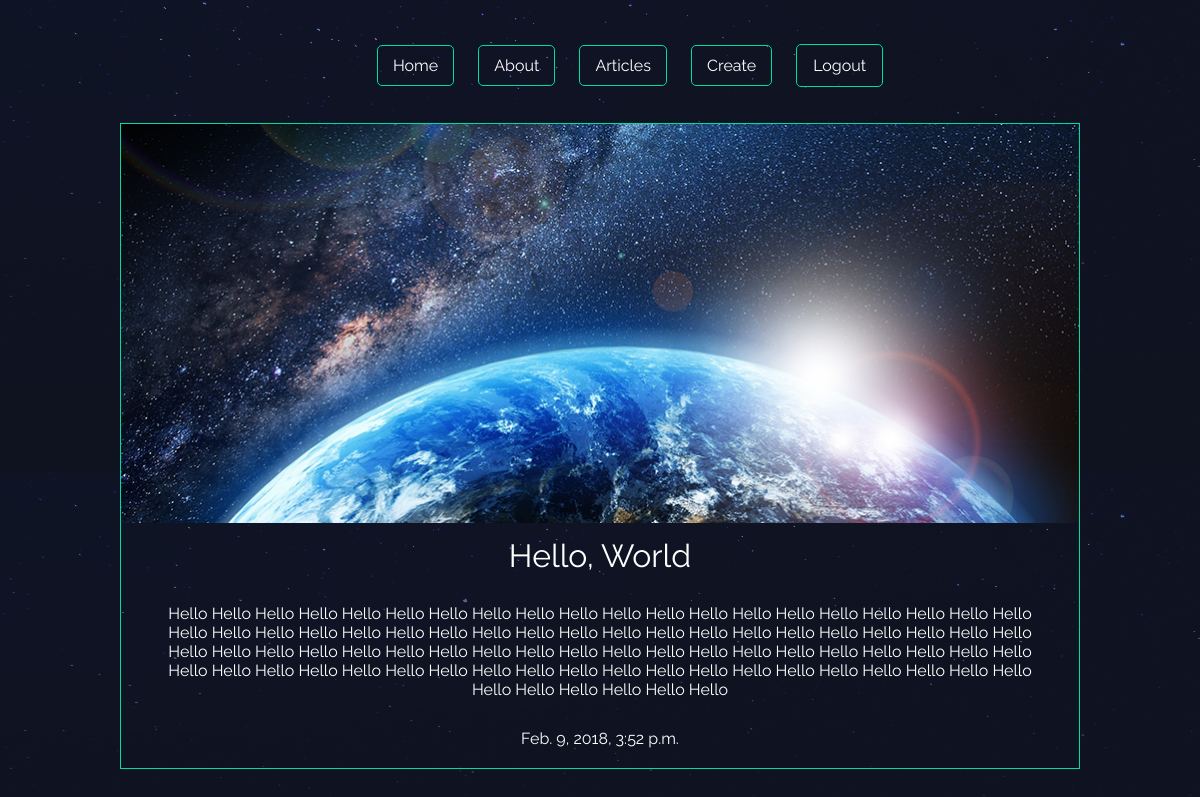
/articles/hello-world/ (signed in), run on the app's committed database.
### articles/models.py (models this page shows, shortened)
class Article(models.Model):  # Inheriting basic functionaliites
    title = models.CharField(max_length=100)
    slug = models.SlugField()
    body = models.TextField()
    date = models.DateTimeField(auto_now_add=True)
    thumbnail = models.ImageField(default='default.png',blank=True)
    author = models.ForeignKey(User,default=None,on_delete=models.CASCADE)

### articles/views.py (the view)
# urls.py: re_path(r'^(?P<slug>[\w-]+)/$',views.article_details,name='details'),
def article_details(request,slug):
	article = Article.objects.get(slug=slug)
	context = {
		"article" : article
	}
	return render(request,'articles/article_details.html',context)

### articles/templates/articles/article_details.html (shortened to what this page needs)
{% extends 'layout.html' %}
{% block content %}
<div class="article-detail">
	<div class="article">
	<img class="thumb" src="{{ article.thumbnail.url }}">
	<h1> {{article.title}} </h1>
	<p>{{ article.body }} </p>
	<p>{{ article.date }} </p>
</div>
</div>
{% endblock %}

### assets/styles.css (style rules this page uses)
body { background-color: #0f121f; background-image: url(/static/stars.png); background-repeat-y: no-repeat; color: #fff; }
body * { font-family: 'Raleway', sans-serif; }
h1, h2, h3, h4, h5 { font-weight: normal; margin: 0; }
.article { padding: 10px; border: 1px solid #00dba0; position: relative; padding-bottom: 40px; }
.article-detail .article { padding: 0; }
.article-detail .article img { max-width: 100%; }
.article-detail .article p { margin: 10px 20px }
.thumb { max-width: 100%; }
.article-detail h1, .article-detail p { text-align: center; padding: 10px; }

### data on the page
Article: thumbnail (picture), title "Hello, World", body "Hello Hello Hello Hello Hello Hello Hello Hello Hello Hello Hello Hello Hello Hello Hello Hello Hello Hello Hello Hello Hello Hello Hello Hello Hello Hello Hello Hello Hello Hello Hello Hello Hello Hello Hello Hello Hello Hello Hello Hello Hello Hello Hello Hello Hello Hello Hello Hello Hello Hello Hello Hello Hello Hello Hello Hello Hello Hello Hello Hello Hello Hello Hello Hello Hello Hello Hello Hello Hello Hello Hello Hello Hello Hello Hello Hello Hello Hello Hello Hello Hello Hello Hello Hello Hello Hello", date "Feb. 9, 2018, 3:52 p.m."
